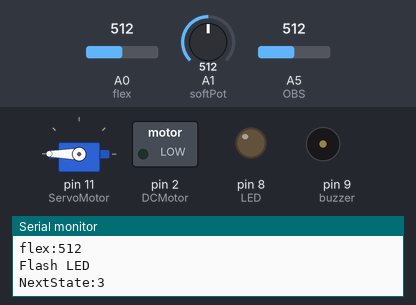
This sketch was run on a simulated Arduino Uno, built with avr-gcc and run on an emulated ATmega328P. On the bench: servo, switched loads named in the sketch (green lamp = pin HIGH), output pins drawn as LEDs (lit = HIGH), buzzer (waves = sounding), the last lines printed to the serial monitor. Dashed ring = blinking. The inputs (shaded band) are chosen by the test bench; at power-on: A1 (softPot) = 512, A0 (flex) = 512, A5 (OBS) = 512.

Above: at 3.8 s.
3.9 s: A1 (softPot) set to 785
7.7 s: A1 (softPot) set to 816
At 10.97 s:
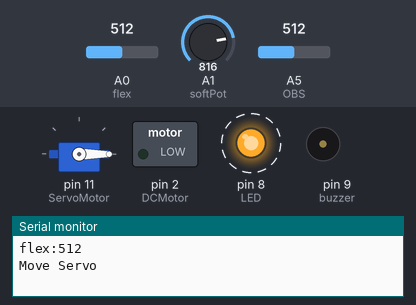
12.9 s: A1 (softPot) set to 790
At 16.79 s:
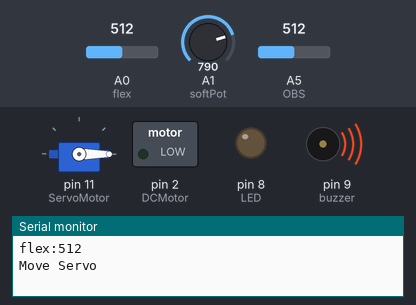
16.8 s: A1 (softPot) set to 810
At 24.9 s:
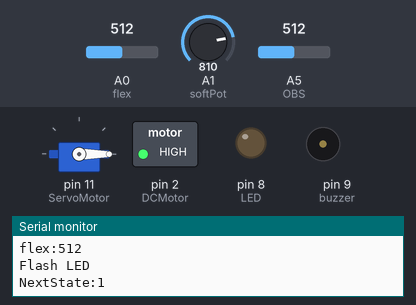
25.5 s: A0 (flex) set to 835
29.2 s: A0 (flex) set to 868
At 29.53 s:
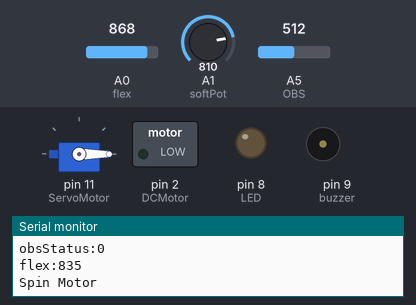
Timing chart, 0 to 33.7 s (numbered marks = the images above; inputs shaded):
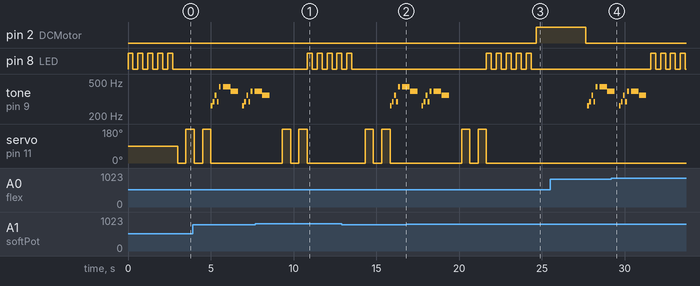

The sketch:

Cai-Shunhao-MP03.ino
```cpp
/*
 *MP03 for ECE160 Fall2017 Miniproject 03
 *State Machine
 *@author: Scott Cai
 *9/21/2017
 *
 *
 *DC motor 2
 *servo motor 11
 *LED 8
 *buzzer 9
 *obastacle avoidance sensor A5
 *flex sensor A0
 *soft pot A1
 *button 4
 *
 *function includes():
 *void setup()
 *void loop()
 *void run_machine1()
 *void run_machine2()
 *void read_sensors()
 *void read_soft()
 *void read_flex()
 *void read_obs()
 *
 */

#include <Servo.h>

Servo servo1;

#define DCMotor 2
#define ServoMotor 11
#define LED 8
#define buzzer 9
#define OBS A5
#define flex A0
#define softPot A1
#define Btn 4

int flexVal;
int oaVal;
int softVal;

#define FLASH_LED 0
#define MOTOR_SPIN 1
#define BUZZER_PLAY 2
#define SERVO_MOVE 3

//sensor status: true or false, HIGH or LOW
//set by read_sensors();
int flex_status, pot_status, object_detect_status;

//servo low (0 degree) and high (180 degree) bounds
//the values need to be calibrated to certain servo
#define SERVOLOW 650
#define SERVOHIGH 2700

static unsigned char state=FLASH_LED;


const int songLength = 18;
char notes[songLength] = {'c', 'd', 'f', 'd', 'a', ' ', 'a', 'g', ' ', 'c', 'd', 'f', 'd', 'g', ' ', 'g', 'f', ' '};
int beats[songLength] = {1,1,1,1,1,1,4,4,2,1,1,1,1,1,1,4,4,2};
int tempo = 113;

void setup() {
  // put your setup code here, to run once:
  Serial.begin(9600);
  pinMode(DCMotor, OUTPUT);
  servo1.attach(ServoMotor, SERVOLOW, SERVOHIGH);
  pinMode(LED, OUTPUT);
  pinMode(flex, INPUT);
  pinMode(softPot, INPUT);
  pinMode(OBS, INPUT);
  pinMode(buzzer, OUTPUT);
  pinMode(Btn, INPUT_PULLUP);

}

void loop() {
  // put your main code here, to run repeatedly:
  //run_machine1();
  //read_sensors();
  run_machine2();
  //my_design();

}

void run_machine1() {
  //put code here to run the timer state machine
  static unsigned char state = FLASH_LED;
  switch(state) {
    case FLASH_LED:
      flashLED();
      //
      state = MOTOR_SPIN;
      Serial.println("FLASH LED");
      delay(200);
      break;

     case MOTOR_SPIN:
      spinDC();
      //
      state = BUZZER_PLAY;
      Serial.println("Spin Motor");
      delay(200);
      break;

     case BUZZER_PLAY:
      buzzerSong();
      //
      state = SERVO_MOVE;
      Serial.println("Play on Buzzer");
      delay(200);
      break;

     case SERVO_MOVE:
      moveServo();
      //
      state = FLASH_LED;
      Serial.println("Move Servo");
      Serial.println(" ");
      delay(200);
      break;

  }
}

//thresholds to be adjusted
#define FLESHTHRESHOLD 1
#define POTTHRESHOLD 2
#define OBJECTTHRESHOLD 0
//read sensors and set their status values: true or false, HIGH or LOW
void read_sensors() {
  //set status based on reading to be true or false, HIGH or LOW
  //int flex_Status, pot_status, object_detect_status;
  //use Serial.print() to help you debug
  pot_status = read_soft();
  object_detect_status = read_obs();
  flex_status = read_flex();

  Serial.print("soft:");
  Serial.println(analogRead(A1));

  Serial.print("obs:");
  Serial.println(analogRead(A5));

  Serial.print("obsStatus:");
  Serial.println(object_detect_status);

  Serial.print("flex:");
  Serial.println(analogRead(A0));
}

int read_soft() {
  //put code here here to read soft potentiometer
  if(analogRead(A1) >= 800) {
    return 1;
  }else {
    return 0;
  }
}

int read_obs() {
  //put ocde here to read object detection sensor
  if(analogRead(A5) < 500) { // we have detected sth.
    return 1;
  }else {
    return 0;
  }
}

int read_flex() {
  //put code here to read flex sensor
  if(analogRead(A0) >= 850) {
    return 1;
  }else {
    return 0;
  }
}

void run_machine2() {
  //put code here to run the input state machine
  //state machine block
   switch (state) {
    case FLASH_LED:
      flashLED();
      read_sensors();
      if(flex_status==1) state = FLASH_LED;
      else if (pot_status==1) state =  MOTOR_SPIN;
      else if (object_detect_status==0) state =  SERVO_MOVE;
      else state = FLASH_LED;
      Serial.println("Flash LED");
      Serial.print("NextState:");
      Serial.println(state);
      break;
    case MOTOR_SPIN:
      spinDC();
      read_sensors();
      if(flex_status==1) state = FLASH_LED;
      else if (pot_status==1) state =  BUZZER_PLAY;
      else if (object_detect_status==0) state =  FLASH_LED;
      else state = MOTOR_SPIN;
      Serial.println("Spin Motor");
      break;
    case BUZZER_PLAY:
      buzzerSong();
      read_sensors();
      if(flex_status==1) state = FLASH_LED;
      else if (pot_status==1) state =  SERVO_MOVE;
      else if (object_detect_status==0) state =  MOTOR_SPIN;
      else state = BUZZER_PLAY;
      Serial.println("Play on Buzzer");
      break;
    case SERVO_MOVE:
      moveServo();
      read_sensors();
      if(flex_status==1) state = FLASH_LED;
      else if (pot_status==1) state =  FLASH_LED;
      else if (object_detect_status==0) state =  BUZZER_PLAY;
      else state = SERVO_MOVE;
      Serial.println("Move Servo");
      Serial.println(" ");
      break;
  }
}

void my_design() {
  //put code here to run your state machine design
}

void buzzerSong() {
  //Play a song
  int i, duration;
  for(i = 0; i < songLength; i++) {
    duration = beats[i]*tempo;
    if(notes[i] == ' ') {
      delay(duration);
    }else {
      tone(buzzer, frequency(notes[i]), duration);
      delay(duration);
    }
    delay(tempo/10);
  }
}

void flashLED() {
  //flash LED 5 times
  for(int i = 0; i<5; i++) {
    digitalWrite(LED, HIGH);
    delay(300);
    digitalWrite(LED, LOW);
    delay(300);
  }
}

void moveServo() {
  //move servo up and down
  servo1.write(0);
  delay(500);
  servo1.write(180);
  delay(500);
  servo1.write(0);
  delay(500);
  servo1.write(180);
  delay(500);
  servo1.write(0);
}

void spinDC() {
  //spin DC motor for 3 seconds
  analogWrite(DCMotor, 255);
  delay(3000);
  analogWrite(DCMotor, 0);
  delay(100);
}

int frequency(char note) {
  const int numNotes = 9;
  char names[numNotes] = {'c','d','e','f','g','a','b','C'};
  int frequencies[numNotes] = {262,294,330,349,392,440,494,523};

  for(int i = 0; i < numNotes; i++) {
    if(names[i] == note) {
      return(frequencies[i]);
    }
  }
  return(0);
}
```

Measured:
- the behaviour switches between 799 and 800 on A1 (softPot) (found by bisection; images 0 and 1)
- the behaviour switches between 849 and 850 on A0 (flex) (found by bisection; images 3 and 4)
- after the input at 7.7 s, pin 2 (DCMotor): stays LOW (without the input it goes to HIGH after 1.1 s); servo on pin 11 (ServoMotor): alternates 180° for 0.50 s and 0° for 0.50 s, 4 changes in all, then stays 0°, starting after 1.6 s
- after the input at 12.9 s, pin 2 (DCMotor): stays LOW (without the input it goes to HIGH after 0.92 s); tone on pin 9 (buzzer): plays 262 Hz for 0.11 s, 294 Hz for 0.11 s, 349 Hz for 0.11 s, 294 Hz for 0.11 s, 440 Hz for 0.11 s, 440 Hz for 0.23 s, starting after 2.9 s
- after the input at 16.8 s, servo on pin 11 (ServoMotor): alternates 180° for 0.50 s and 0° for 0.50 s, 4 changes in all, then stays 0°, starting after 3.3 s
- after the input at 29.2 s, servo on pin 11 (ServoMotor): stops changing and stays 0°
